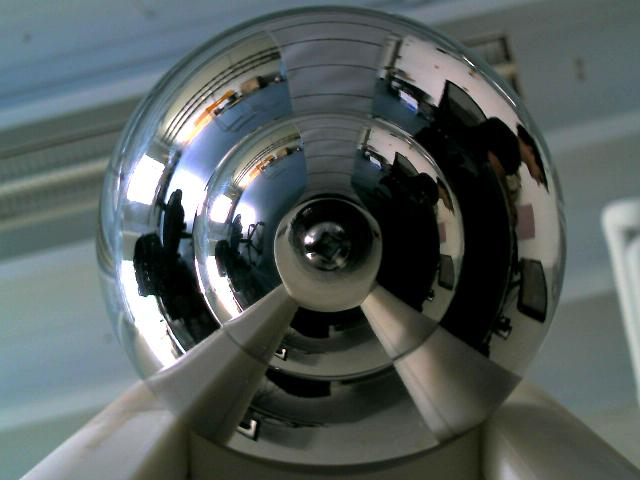
//> input picture input_img/angular_calibration3.jpg, 640 x 480 px
$ ./stereo_vision input_img/angular_calibration3.jpg input_img/frame1.jpg   (built with g++ and OpenCV 4, older OpenCV classes emulated)
//> lines starting //> are read from the running program, lines starting //| are printed output that depends on the picture
/*
*  A sandbox program for experimenting with OpenCV's stereo vision functions
*  for use with the telepresence robot.
*
*  Ben Selby, September 2013
*/

#include <opencv2/highgui/highgui.hpp>
#include <opencv2/imgproc/imgproc.hpp>
#include <opencv2/contrib/contrib.hpp>
#include <opencv2/calib3d/calib3d.hpp>
#include <stdio.h>
#include <iostream>
#include <sys/time.h>
#include <string>

const std::string output_path = "stereo_output/";

int get_time_diff( struct timeval *result, struct timeval *t1, struct timeval *t2 )
{
    long int diff = (t2->tv_usec + 1000000*t2->tv_sec) - (t1->tv_usec + 1000000*t1->tv_sec);
    result->tv_sec = diff / 1000000;
    result->tv_usec = diff % 1000000;

    return (diff>0);
}

int main( int argc, char** argv )
{
	bool save = false;

	if ( argc < 3 )
    {
        std::cout<< "Usage: "<<argv[0]<<" <top image> <bottom image> [optional: -save]" << std::endl;
        return -1;
    }

    if ( argc > 3 )
    {
	    // Check for the "save image flag"
    	if ( strcmp( "-s", argv[3] ) == 0 || strcmp( "-save", argv[3] ) == 0 )
    		save = true;
    }

    cv::Mat top_img = cv::imread( argv[1], 0 );
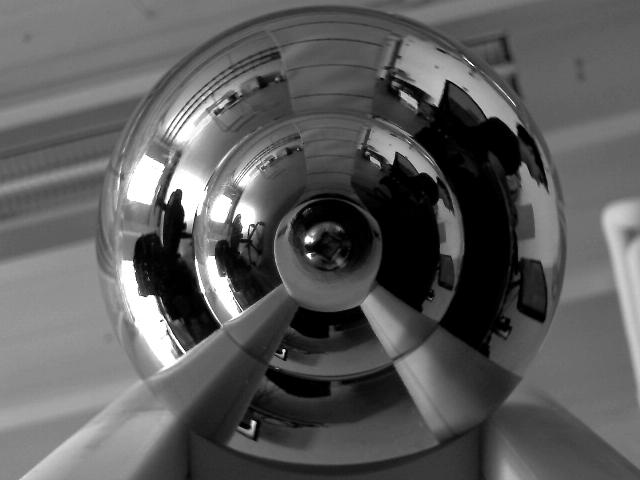
//> top_img: 480 rows x 640 cols, CV_8UC1; min 0, max 255, mean 91.9
    cv::Mat bottom_img = cv::imread( argv[2], 0 );
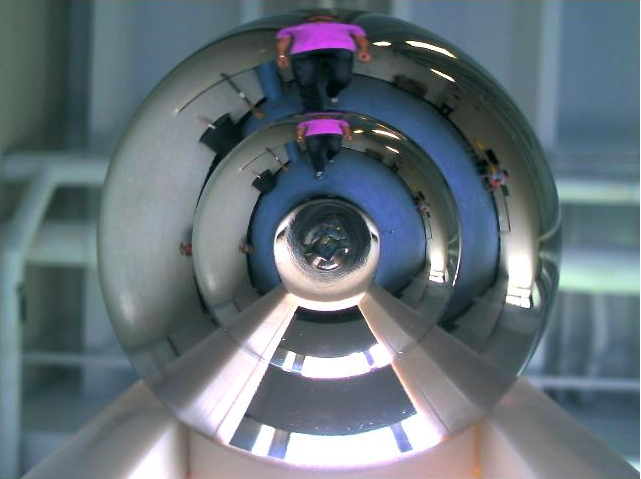
//> input picture input_img/frame1.jpg, 641 x 479 px
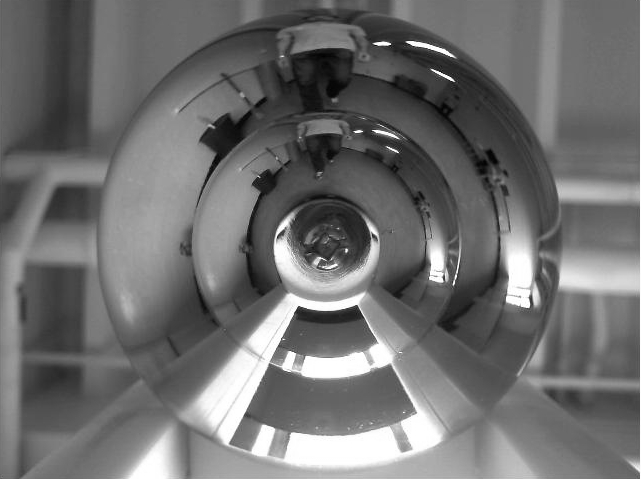
//> bottom_img: 479 rows x 641 cols, CV_8UC1; min 1, max 255, mean 110.7

    if ( ! top_img.data || ! bottom_img.data )
    {
    	std::cout<<"Failed to load one of the images, exiting." << std::endl;
    	return -1;
    }

	struct timeval start_time, end_time, time_diff, calc_time;
	gettimeofday(&start_time, NULL);

	cv::Mat disparity, disp8;
//> (the run ends here: the program needs code that is not available in this run, at `cv::StereoBM bm_state = cv::StereoBM(CV_STEREO_BM_BASIC, 32, 5);`)
